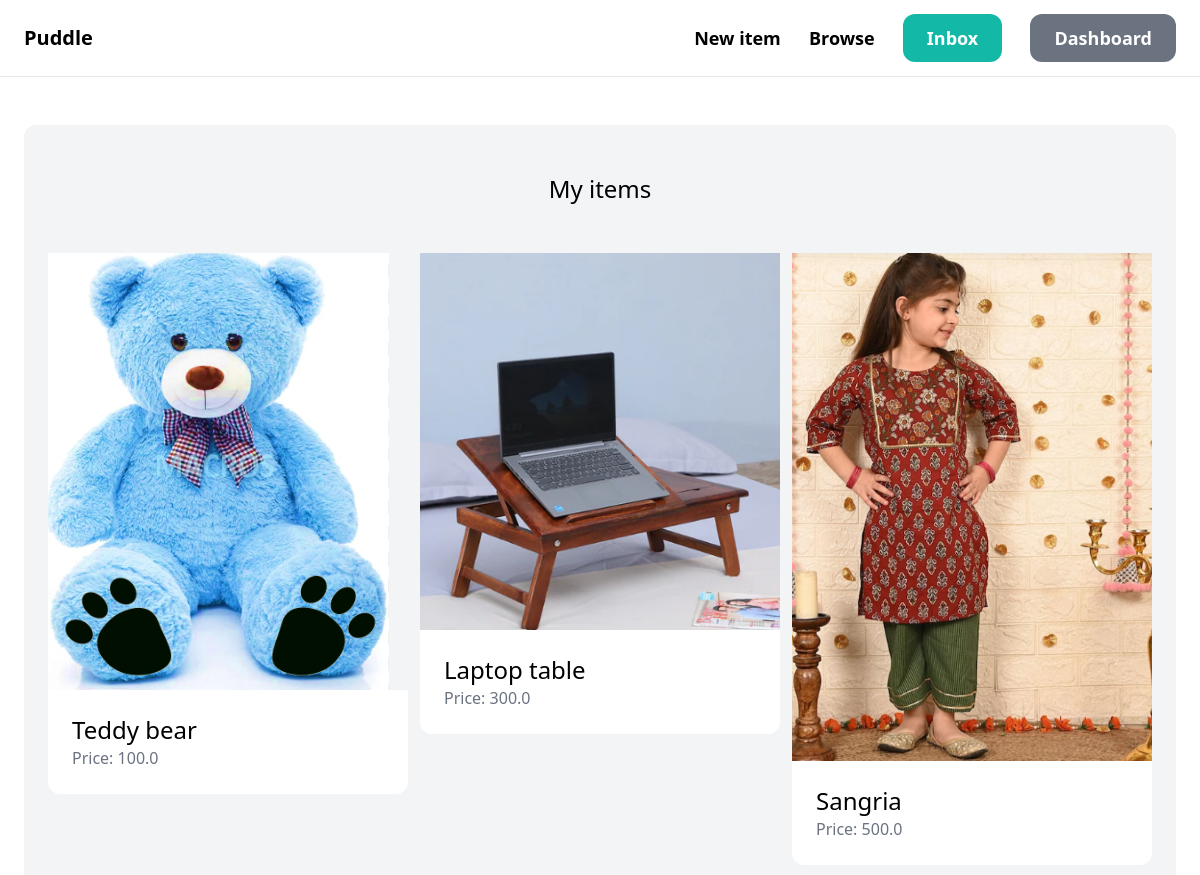
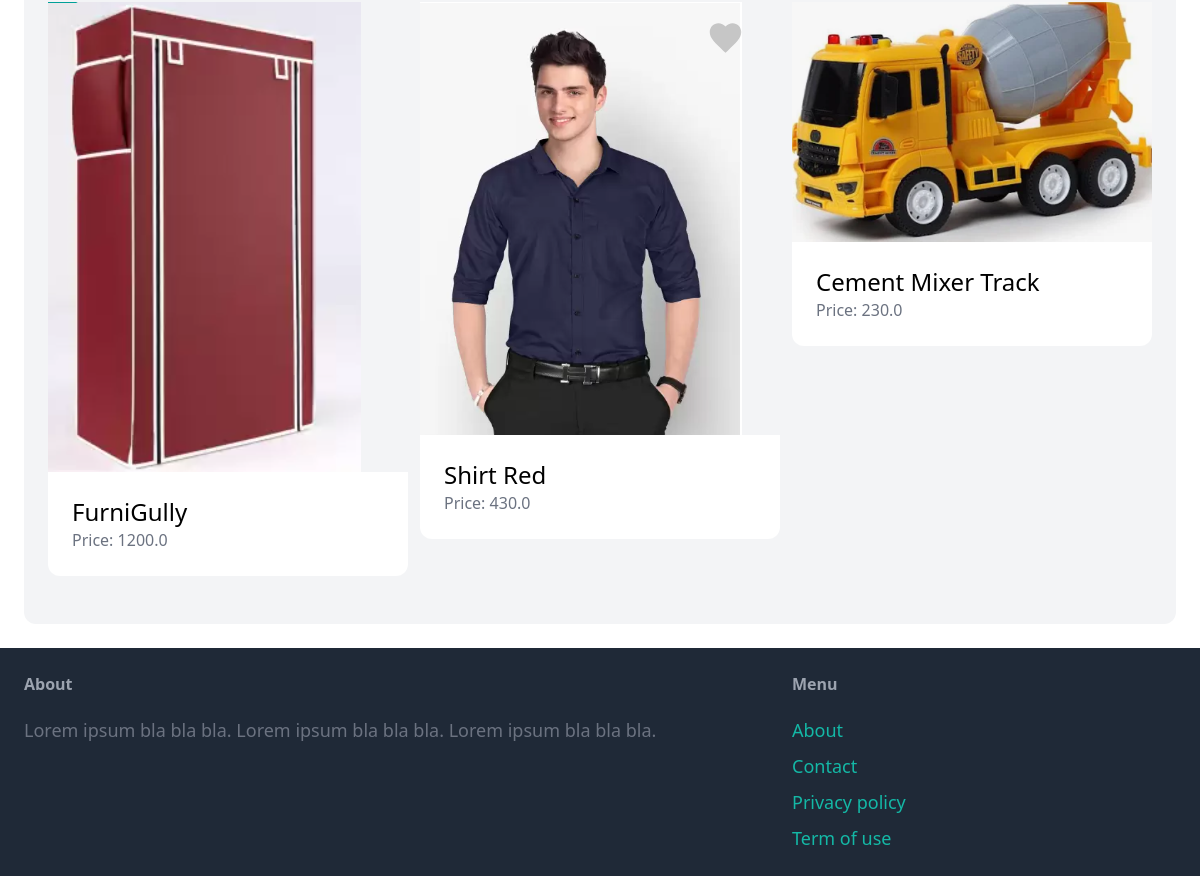
The page /dashboard/ (signed in) on the database its author committed (2 pictures, top to bottom).
### App_item/models.py (models this page shows, shortened)
class Item(models.Model):
    category = models.ForeignKey(Category, related_name='items', on_delete=models.CASCADE)
    name = models.CharField(max_length=255)
    description = models.TextField(blank=True, null=True)
    price = models.FloatField()
    imgae = models.ImageField(upload_to='item_images', blank=True, null=True)
    is_sold = models.BooleanField(default=False)
    created_by = models.ForeignKey(User, related_name='items', on_delete=models.CASCADE)
    created_at = models.DateField(auto_now_add=True)

### dashboard/views.py (the view)
# urls.py: path("", views.index, name="index"),
@login_required
def index(request):
    items = Item.objects.filter(created_by=request.user)
    return render(request, 'dashboard/index.html',{
        'items':items,
    })

### dashboard/templates/dashboard/index.html (shortened to what this page needs)
{% extends "core/base.html" %}
{% block content %}
   <div class="mt-6 px-6 py-12 bg-gray-100 rounded-xl">
      <h2 class="mb-12 text-2xl text-center">My items</h2>
      <div class="grid grid-cols-3 gap-3">
          {% for item in items  %}
          <div>
            <a href="{% url 'item:detail' item.id %}">
               <div>
                  <img src="{{ item.imgae.url }}" alt="">
               </div>
               <div class="p-6 bg-white rounded-b-xl">
                  <h2 class="text-2xl">{{item.name}}</h2>
                  <p class="text-gray-500">Price: {{item.price}}</p>
               </div>
            </a>
          </div>
          {% endfor %}
      </div>
   </div>
{% endblock %}

### rows shown on the page
Item: imgae (picture), name "Teddy bear", price "100.0"
Item: imgae (picture), name "Laptop table", price "300.0"
Item: imgae (picture), name "Sangria", price "500.0"
Item: imgae (picture), name "FurniGully", price "1200.0"
Item: imgae (picture), name "Shirt Red", price "430.0"
Item: imgae (picture), name "Cement Mixer Track", price "230.0"
